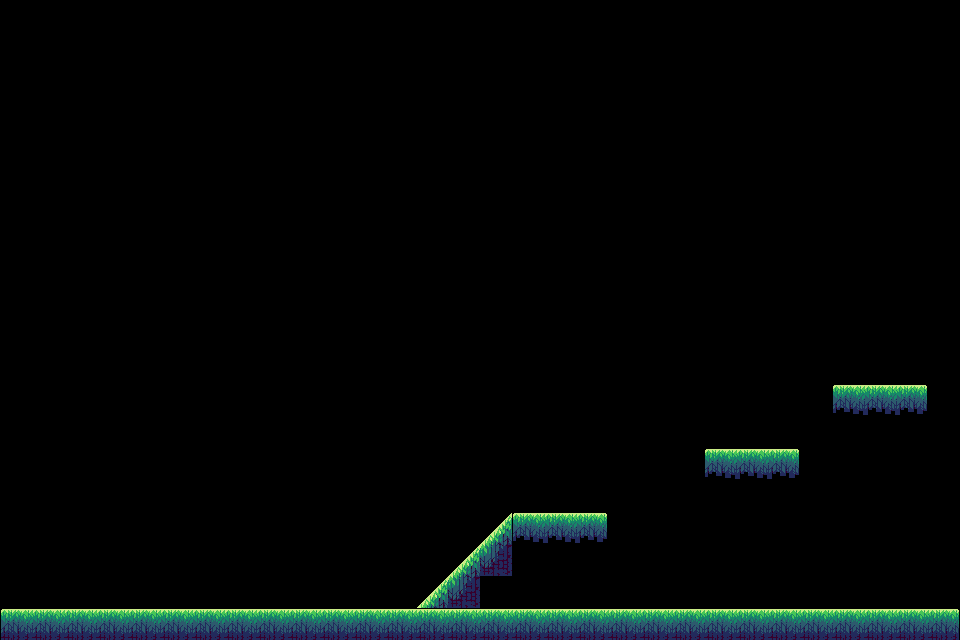

Below is a game level as drawn by its tile map, then a one-line description and the .tmx file that defines it, in full:
An orthogonal 30x20 tile map with 32x32 px tiles, 1 tile layer (Tile Layer 1).

<map version="1.10" tiledversion="1.10.2" orientation="orthogonal" renderorder="right-down" width="30" height="20" tilewidth="32" tileheight="32" infinite="0" nextlayerid="2" nextobjectid="1">
 <tileset firstgid="1" source="../Tilesets/Tileset.tsx" />
 <layer id="1" name="Tile Layer 1" width="30" height="20">
  <data encoding="csv">
0,0,0,0,0,0,0,0,0,0,0,0,0,0,0,0,0,0,0,0,0,0,0,0,0,0,0,0,0,0,
0,0,0,0,0,0,0,0,0,0,0,0,0,0,0,0,0,0,0,0,0,0,0,0,0,0,0,0,0,0,
0,0,0,0,0,0,0,0,0,0,0,0,0,0,0,0,0,0,0,0,0,0,0,0,0,0,0,0,0,0,
0,0,0,0,0,0,0,0,0,0,0,0,0,0,0,0,0,0,0,0,0,0,0,0,0,0,0,0,0,0,
0,0,0,0,0,0,0,0,0,0,0,0,0,0,0,0,0,0,0,0,0,0,0,0,0,0,0,0,0,0,
0,0,0,0,0,0,0,0,0,0,0,0,0,0,0,0,0,0,0,0,0,0,0,0,0,0,0,0,0,0,
0,0,0,0,0,0,0,0,0,0,0,0,0,0,0,0,0,0,0,0,0,0,0,0,0,0,0,0,0,0,
0,0,0,0,0,0,0,0,0,0,0,0,0,0,0,0,0,0,0,0,0,0,0,0,0,0,0,0,0,0,
0,0,0,0,0,0,0,0,0,0,0,0,0,0,0,0,0,0,0,0,0,0,0,0,0,0,0,0,0,0,
0,0,0,0,0,0,0,0,0,0,0,0,0,0,0,0,0,0,0,0,0,0,0,0,0,0,0,0,0,0,
0,0,0,0,0,0,0,0,0,0,0,0,0,0,0,0,0,0,0,0,0,0,0,0,0,0,0,0,0,0,
0,0,0,0,0,0,0,0,0,0,0,0,0,0,0,0,0,0,0,0,0,0,0,0,0,0,0,0,0,0,
0,0,0,0,0,0,0,0,0,0,0,0,0,0,0,0,0,0,0,0,0,0,0,0,0,0,49,50,51,0,
0,0,0,0,0,0,0,0,0,0,0,0,0,0,0,0,0,0,0,0,0,0,0,0,0,0,0,0,0,0,
0,0,0,0,0,0,0,0,0,0,0,0,0,0,0,0,0,0,0,0,0,0,49,50,51,0,0,0,0,0,
0,0,0,0,0,0,0,0,0,0,0,0,0,0,0,0,0,0,0,0,0,0,0,0,0,0,0,0,0,0,
0,0,0,0,0,0,0,0,0,0,0,0,0,0,0,43,49,50,51,0,0,0,0,0,0,0,0,0,0,0,
0,0,0,0,0,0,0,0,0,0,0,0,0,0,43,55,0,0,0,0,0,0,0,0,0,0,0,0,0,0,
0,0,0,0,0,0,0,0,0,0,0,0,0,43,55,0,0,0,0,0,0,0,0,0,0,0,0,0,0,0,
1,2,2,2,2,2,2,2,2,2,2,2,2,2,2,2,2,2,2,2,2,2,2,2,2,2,2,2,2,3
</data>
 </layer>
</map>
